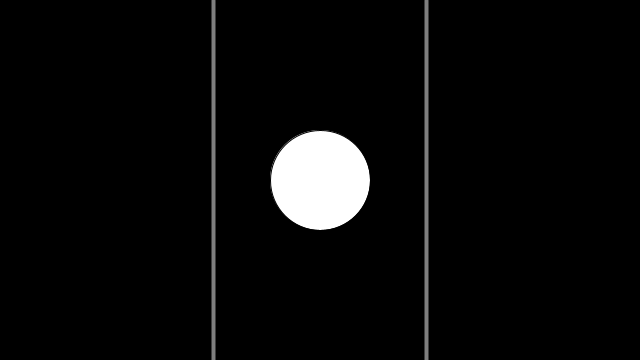
Frame 1 (no input)
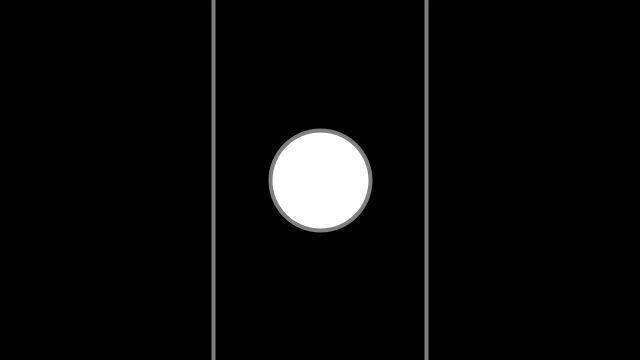
Frame 60 (the mouse pressed at the canvas centre just before this capture)
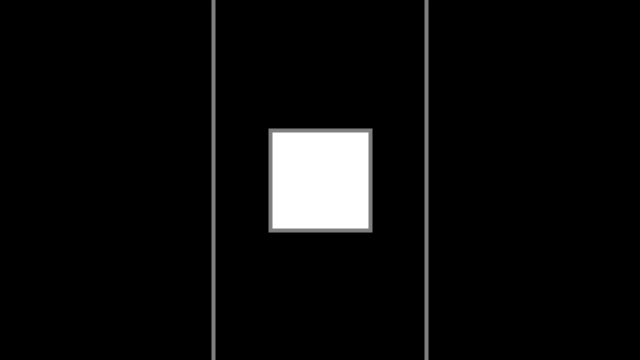
Frame 120 (the mouse held since frame 60 and released just before this capture)

The Processing sketch that drew these frames (run headless with seeded random() and noise(); from frame 60 on, the mouse is pressed at the canvas centre):

// Processing sketch: w3_step5
// ── w3_step5.pde
void setup() {
  size(640, 360);
  rectMode(CENTER);
}

void draw() {
  background(0);

  if (mouseX < width / 3) {
    circle(width * .5, height * .5, 100);
  } else if (mouseX < width /3 * 2) {
    square(width * .5, height * .5, 100);
  } else {
    line(width * .5 - 50, height * .5 - 50,
      width * .5 + 50, height * .5 + 50);
  }

  stroke(127);
  strokeWeight(4);
  line(width / 3, 0, width / 3, height);
  line(width / 3 * 2, 0,
    width / 3 * 2, height);
}
